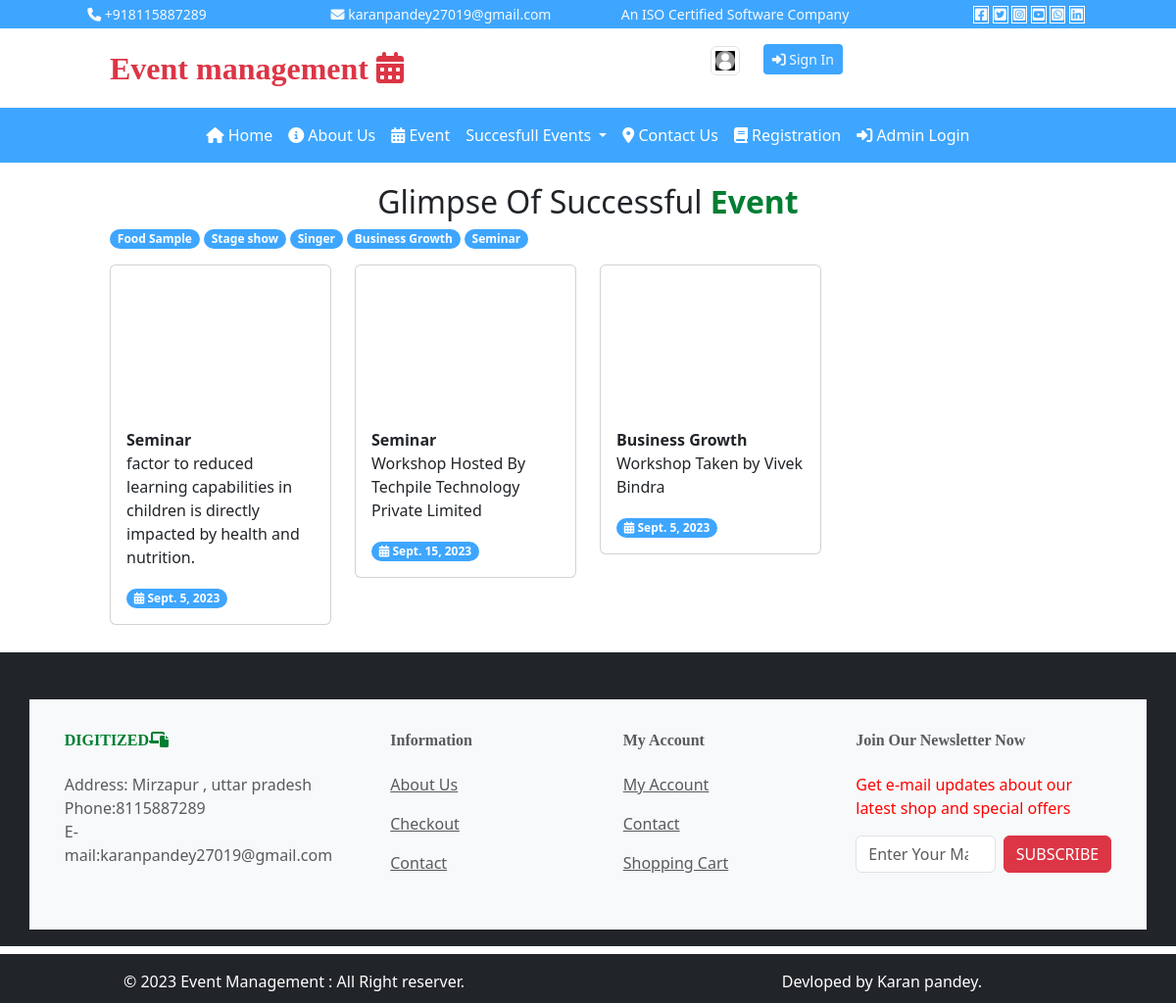
Page /user/videogallery/ on the committed database.
### user/models.py (models this page shows)
class category(models.Model):
    cname=models.CharField(max_length=200,null=True)
    cpic=models.ImageField(upload_to='static/category/',null=True)
    cdate=models.DateField()
    def __str__(self):
        return self.cname

class videogallery(models.Model):
    category=models.ForeignKey(category,on_delete=models.CASCADE)
    vlink=models.TextField(null=True)
    vdate=models.DateField()
    event_des=models.TextField(null=True)

### user/views.py (the view)
# urls.py: path('videogallery/',views.vgallery),
def vgallery(request):
    cid=request.GET.get('x')
    cdata=category.objects.all().order_by('-id')
    if cid is not None:
        vdata=videogallery.objects.filter(category=cid)
    else:
        vdata=videogallery.objects.all().order_by('-id')
    mydict={
        "cdata":cdata,
        "vdata":vdata,
    }
    return render(request,'user/vgallery.html',mydict)

### templates/user/vgallery.html
{% extends 'base.html'%}
{% load  static %}
{% block content %}
<div class="text-center fs-2">
    Glimpse Of Successful<b class="txt-mycolor"> Event</b>
</div>
<div class="row">
    <div class="col-sm-10 mx-auto">
        <div class="row">
            <div class="col-sm-12">
                {% for a in cdata %}
                <a href="/user/videogallery?x={{a.id}}" class="badge bg-mycolor rounded-pill" style="text-decoration:none;">{{a.cname}}</a>
                {% endfor %}
                 </div>
        </div>
        <div class="row mt-3">
                {% for a in vdata %}
            <div class="col-sm-3">
            <div class="card">
                <iframe class="img-card-top" src="{{a.vlink}}" title="YouTube video player" frameborder="0" allow="accelerometer; autoplay; clipboard-write; encrypted-media; gyroscope; picture-in-picture; web-share" allowfullscreen></iframe>
                <div class="card-body">
                    <b>{{a.category}}</b>
                    <p>{{a.event_des}}</p>
                     <span class="badge bg-mycolor rounded-pill">
              <i class="fa-solid fa-calendar-days"></i>
           {{a.vdate}}
              </span>
                </div>
            </div>
            </div>
            {% endfor %}
        </div>
    </div>
</div>
{% endblock %}

### templates/base.html (shortened to what this page needs)
<!DOCTYPE html>
{% load static %}
<html lang="en">
<head>
    <link href="{% static 'css/bootstrap.css' %}" rel="stylesheet"/>
    <link href="{% static 'css/all.css' %}" rel="stylesheet"/>
</head>
<body>
<div class="container-fluid">
    <div class="row t1 text-center bg-mycolor text-light py-1">
        <div class="col-lg-3 col-md-6 col-sm-12">
            <i class="fa-solid fa-phone"></i> +918115887289
        </div>
        <div class="col-lg-3 col-md-6 col-sm-12">
            <i class="fa-solid fa-envelope"></i>
            karanpandey27019@gmail.com
        </div>
        <div class="col-lg-3 col-md-6 col-sm-12">
            An ISO Certified Software Company
        </div>
        <div class="col-lg-3 col-md-6 col-sm-12">
<i class="fa-brands fa-square-facebook"></i>
<i class="fa-brands fa-square-twitter"></i>
<i class="fa-brands fa-square-instagram"></i>
<i class="fa-brands fa-square-youtube"></i>
<i class="fa-brands fa-square-whatsapp"></i>
            <i class="fa-brands fa-linkedin"></i>
        </div>
    </div>
    <div class="row t2">
        <div class="col-sm-10 mx-auto">
<div class="row py-3">
    <div class="col-sm-4 fs-2">
        <b class="text-danger"style="font-family:Britannic Bold">Event management
        <i class="fa-solid fa-calendar-days fa-fade"></i></b>
    </div>
    <div class="col-sm-2">
    </div>
    <div class="col-sm-2 text-end fs-5">
        {% if request.session.user %}
         <a href="#" class="nav-link disabled"> {{ request.session.username }}
              <img src="/{{ request.session.userpic }}" style="max-height:30px;" class="img-thumbnail">
                   </a>
        {% else %}
        <a href="#" class="nav-link disabled">
              <img src="{% static 'images/defaultuser.jpeg' %}" style="max-height:30px;" class="img-thumbnail">
                   </a>
        {% endif %}
    </div>
    <div class="col-sm-4">
{% if request.session.user %}
        <a href="/user/myticket/" class="btn btn-sm bg-mycolor text-light">
            <i class="fa-solid fa-ticket"></i>
            MyTickets
        </a>
        <a href="/user/myprofile/" class="btn btn-sm bg-mycolor text-light">
            <i class="fa-solid fa-ticket"></i>
            MyProfile
        </a>
        <a href="/user/logout" class="btn btn-sm bg-mycolor text-light">
            <i class="fa-solid fa-power-off"></i>
            Sign Out
        </a>
{% else %}
        <a href="/user/signin" class="btn btn-sm bg-mycolor text-light">
<i class="fa-solid fa-right-to-bracket"></i>
        Sign In </a>
{% endif %}
    </div>
</div>
    </div>
        </div>
    <div class="row t3 bg-mycolor">
        <div class="col-sm-10 mx-auto">
            <nav class="navbar navbar-expand-lg bg-body-tertiary" id="menu">
  <div class="container-fluid">
    <div class="collapse navbar-collapse" id="navbarSupportedContent">
      <ul class="navbar-nav mx-auto mb-2 mb-lg-0">
        <li class="nav-item">
          <a class="nav-link active" aria-current="page" href="/user/index/"><i class="fa-solid fa-house"></i>
              Home</a>
        </li>
        <li class="nav-item">
          <a class="nav-link" href="/user/about/"><i class="fa-solid fa-circle-info"></i>
              About Us</a>
        </li>
          <li class="nav-item">
          <a class="nav-link" href="/user/event/"><i class="fa-solid fa-calendar-days"></i>
              Event</a>
        </li>
          <li class="nav-item dropdown">
          <a class="nav-link dropdown-toggle" href="/user/gallery/" role="button" data-bs-toggle="dropdown" aria-expanded="false">
            Succesfull Events
          </a>
          <li class="nav-item">
          <a class="nav-link" href="/user/contact/"><i class="fa-solid fa-location-dot"></i>
              Contact Us</a>
        </li>
          </li>
          <li class="nav-item">
          <a class="nav-link" href="/user/signup/"><i class="fa-solid fa-book"></i>
              Registration</a>
        </li>
<li class="nav-item">
          <a class="nav-link" href="/user/signup/"><i class="fa-solid fa-right-to-bracket"></i>
              Admin Login</a>
      </ul>
    </div>
  </div>
</nav>
        </div>
    </div>
    <div class="row">
        <div class="col-sm-12 py-3" style="min-height:500px;">
{% block content %}
    {% endblock %}
        </div>
        </div>
    <div class="row ufooter bg-dark">
<footer class="text-center text-lg-start bg-dark text-muted">
  <section class="">
    <div class="container text-center text-md-start mt-5 py-3 bg-light">
      <div class="row mt-3">
        <div class="col-md-3 col-lg-4 col-xl-3 mx-auto mb-4">
          <h6 class="text-uppercase fw-bold mb-4">
            <b class="txt-mycolor" style="font-family:Algerian;">Digitized<i class="fa-solid fa-laptop-file"></i></b>
          </h6>
          <div>Address: Mirzapur , uttar pradesh  </div>
		  <div>Phone:8115887289</div>
		  <div>E-mail:karanpandey27019@gmail.com</div>
        </div>
        <div class="col-md-2 col-lg-2 col-xl-2 mx-auto mb-4">
          <h6 class="fw-bold mb-4" style="font-family:Algerian;">
            Information
          </h6>
          <p>
            <a href="#!" class="text-reset">About Us</a>
          </p>
          <p>
            <a href="#!" class="text-reset">Checkout</a>
          </p>
          <p>
            <a href="#!" class="text-reset">Contact</a>
          </p>
        </div>
        <div class="col-md-3 col-lg-2 col-xl-2 mx-auto mb-4">
          <h6 class="fw-bold mb-4" style="font-family:Algerian;">
            My Account
          </h6>
          <p>
            <a href="#!" class="text-reset">My Account</a>
          </p>
          <p>
            <a href="#!" class="text-reset">Contact</a>
          </p>
          <p>
            <a href="#!" class="text-reset">Shopping Cart</a>
          </p>
        </div>
        <div class="col-md-4 col-lg-3 col-xl-3 mx-auto mb-md-0 mb-4">
          <h6 class="fw-bold mb-4" style="font-family:Algerian;">Join Our Newsletter Now</h6>
          <p style="color:red;">
            Get e-mail updates about our latest shop and special offers
          </p>
		  <form class="d-flex" role="search">
      <input class="form-control me-2" type="search" placeholder="Enter Your Mail" aria-label="Search">
      <button type="button" class="btn btn-danger">SUBSCRIBE</button>
    </form>
        </div>
      </div>
    </div>
  </section>
</footer>
    </div>
    <div class="row bfooter bg-dark mt-2">
        <div class="col-sm-6 text-white text-center mt-3">© 2023  Event Management : All Right reserver.</div>
        <div class="col-sm-6 text-white text-center mt-3">Devloped by Karan pandey.</div>
    </div>
</div>
</body>
</html>

### templates/base.html (style rules this page uses)
:root { --bgcolor:#3ea6ff; --txtcolor:#007E33; }
.t1 { font-size:14px; }
.bg-mycolor { background:var(--bgcolor) !important; }
.txt-mycolor { color:var(--txtcolor); }
.fa-brands { border:1px solid white; padding:.3%; transition:all 1s; }
#menu { background:transparent !important; }
#menu ul li a { color:white; }
.ufooter { min-height:300px; }
.bfooter { min-height:50px; }

### rows in the picture
category: cname "Food Sample"
category: cname "Stage show"
category: cname "Singer"
category: cname "Business Growth"
category: cname "Seminar"
videogallery: category "Seminar", event_des "factor to reduced learning capabilities in children is directly impacted by health and nutrition.", vdate "Sept. 5, 2023"
videogallery: category "Seminar", event_des "Workshop Hosted By Techpile Technology Private Limited", vdate "Sept. 15, 2023"
videogallery: category "Business Growth", event_des "Workshop Taken by Vivek Bindra", vdate "Sept. 5, 2023"
